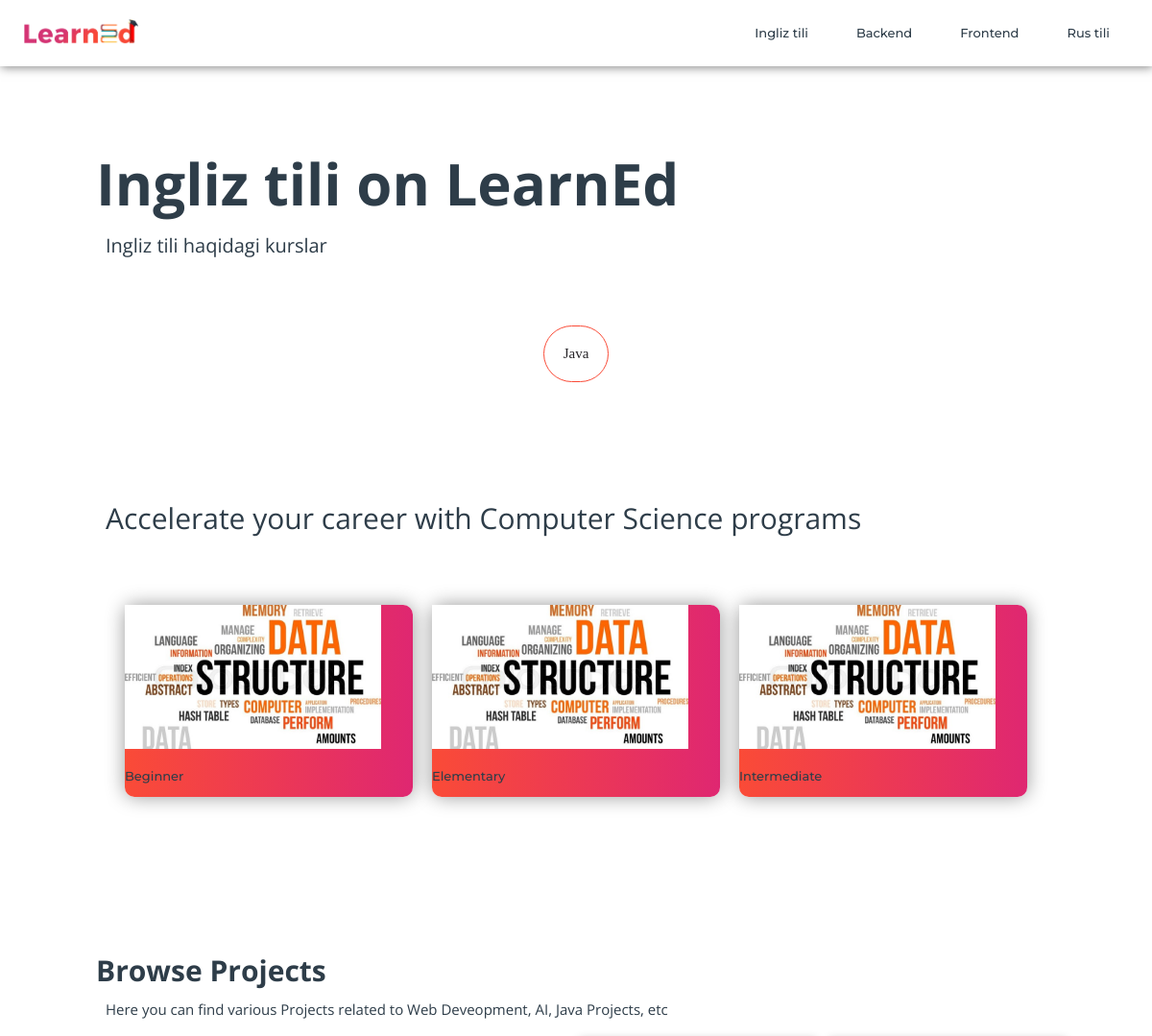
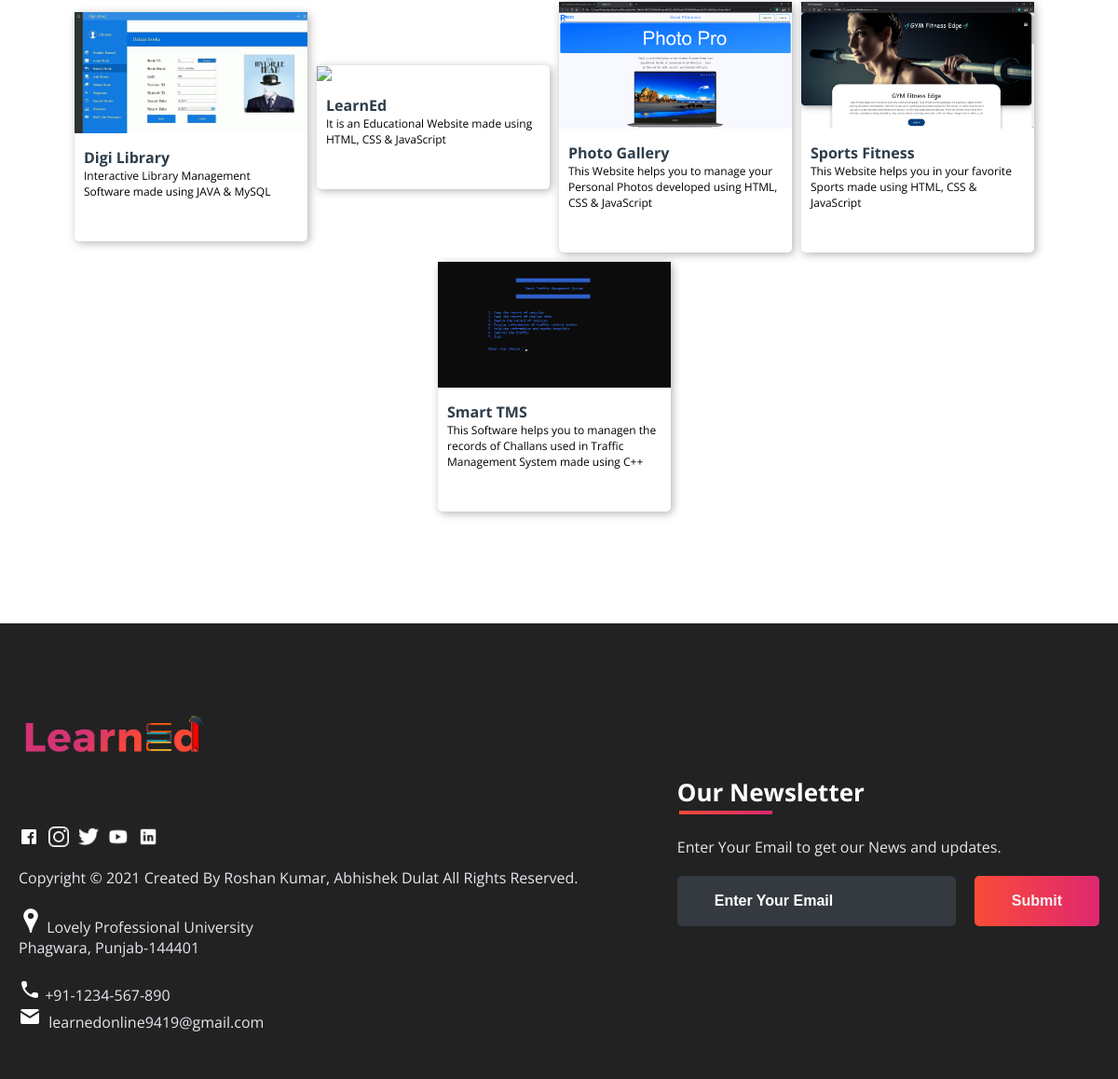
Page /course/english/ on the committed database (2 pictures, top to bottom).
### learn/models.py (models this page shows, shortened)
class CategoryModel(models.Model):  # Frontend, Backend, Ingliz tili ...
    title = models.CharField(max_length=100)
    description = models.CharField(max_length=255)
    slug = models.SlugField(unique=True, blank=True, null=True)
    class Meta:
        verbose_name = 'category'
        verbose_name_plural = 'categories'

class SubjectModel(models.Model):  # JS, Python, Java, Elementary, Beginner ...
    title = models.CharField(max_length=100)
    image = models.ImageField()
    service_id = models.ForeignKey(CategoryModel, on_delete=models.CASCADE)
    class Meta:
        verbose_name = 'subject'
        verbose_name_plural = 'subjects'

### learn/views.py (the view)
# urls.py: path('course/<str:slug>/', category_page_view, name='course_page'),
def category_page_view(request, slug):
    category = CategoryModel.objects.get(slug=slug)
    subjects = SubjectModel.objects.filter(service_id=category.id)
    cats = CategoryModel.objects.all()
    context = {
        "category": category,
        "subjects": subjects,
        "categories": cats,
    }
    return render(request, 'course.html', context=context)

### templates/course.html (shortened to what this page needs)
{% load static %}
<!DOCTYPE html>
<html>
<head>
	<link rel="stylesheet" type="text/css" href="{% static '/subjects/subjects.css' %}">
</head>
<body>
	<header>
		<div class="nav" id="nav">
			<div id="learned-logo">
			<a href="{% url 'home_page' %}"><img src="{% static '/images/icon/logo.png' %}" style="width: 120px;"></a></div>
			<ul id="list-switch">
				{% for category in categories %}
					<li><a href="{% url 'course_page' slug=category.slug %}"><img src="" class="icon">{{ category.title }}</a></li>
				{% endfor %}
			</ul>
		</div>
	</header>
	<div class="title">
		<span>{{ category.title }} on LearnEd</span>
		<div class="shortdesc">
			<p>{{ category.description }}</p>
		</div>
	</div>
	<div class="course">
			<div class="cbox">
				<div class="det"><a href="#">Java</a></div>
		</div>
	</div>
	<div class="inbt">
		Accelerate your career with Computer Science programs
	</div>
	<div class="ccard">
	<center>
		<div class="ccardbox">
			{% for subject in subjects %}
				<div class="dcard">
				<a href="{% url 'view_page' pk=subject.pk %}"><div class="fpart"><img src="{{ subject.image.url }}"></div></a>
				<a href="#"><div class="spart"></div>{{ subject.title }}</a>
			</div>
			{% endfor %}
		</div>
	</center>
	</div>
	<div class="title2" id="projects">
		<span>Browse Projects</span>
		<div class="shortdesc2">
			<p>Here you can find various Projects related to Web Deveopment, AI, Java Projects, etc</p>
		</div>
	</div>
	<div class="project-panel">
		<div class="project-card">
			<img src="{% static '/images/projects/p1.jpg' %}">
			<div class="info">
				<h4>Digi Library</h4><p>Interactive Library Management Software made using JAVA & MySQL</p>
				<div class="download"><a href="https://github.com/roshan9419" target="_blank">Download</a></div>
			</div>
		</div>
		<div class="project-card">
			<img src="{% static '/images/projects/p2.jpg' %}">
			<div class="info">
				<h4>LearnEd</h4><p>It is an Educational Website made using HTML, CSS & JavaScript</p>
				<div class="download"><a href="https://github.com/roshan9419" target="_blank">Download</a></div>
			</div>
		</div>
		<div class="project-card">
			<img src="{% static '/images/projects/p3.jpg' %}">
			<div class="info">
				<h4>Photo Gallery</h4><p>This Website helps you to manage your Personal Photos developed using HTML, CSS & JavaScript</p>
				<div class="download"><a href="https://github.com/roshan9419" target="_blank">Download</a></div>
			</div>
		</div>
		<div class="project-card">
			<img src="{% static '/images/projects/p4.jpg' %}">
			<div class="info">
				<h4>Sports Fitness</h4><p>This Website helps you in your favorite Sports made using HTML, CSS & JavaScript</p>
				<div class="download"><a href="https://github.com/roshan9419" target="_blank">Download</a></div>
			</div>
		</div>
		<div class="project-card">
			<img src="{% static '/images/projects/p5.jpg' %}">
			<div class="info">
				<h4>Smart TMS</h4><p>This Software helps you to managen the records of Challans used in Traffic Management System made using C++</p>
				<div class="download"><a href="https://github.com/roshan9419/smart_traffic" target="_blank">Download</a></div>
			</div>
		</div>
	</div>
<br><br><br><br><br>
<footer>
	<div class="footer-container">
		<div class="left-col">
			<img src="{% static '/images/icon/logo - Copy.png' %}" style="width: 200px;">
			<div class="social-media">
				<a href="#"><img src="{% static '/images/icon\fb.png' %}"></a>
				<a href="#"><img src="{% static '/images/icon\insta.png' %}"></a>
				<a href="#"><img src="{% static '/images/icon\tt.png' %}"></a>
				<a href="#"><img src="{% static '/images/icon\ytube.png' %}"></a>
				<a href="#"><img src="{% static '/images/icon\linkedin.png' %}"></a>
			</div><br><br>
			<p class="rights-text">Copyright © 2021 Created By Roshan Kumar, Abhishek Dulat All Rights Reserved.</p>
			<br><p><img src="{% static '/images/icon/location.png' %}"> Lovely Professional University<br>Phagwara, Punjab-144401</p><br>
			<p><img src="{% static '/images/icon/phone.png' %}"> +91-1234-567-890<br><img src="{% static '/images/icon/mail.png' %}">&nbsp; learnedonline9419@gmail.com</p>
		</div>
		<div class="right-col">
			<h1 style="color: #fff">Our Newsletter</h1>
			<div class="border"></div><br>
			<p>Enter Your Email to get our News and updates.</p>
			<form class="newsletter-form">
				<input class="txtb" type="email" placeholder="Enter Your Email">
				<input class="btn" type="submit" value="Submit">
			</form>
		</div>
	</div>
</footer>
</body>
</html>

### static/subjects/subjects.css (style rules this page uses)
* { box-sizing: border-box; margin: 0; padding: 0; }
html { scroll-behavior: smooth; }
body { background: #FFF; font-family: 'Open Sans', sans-serif; }
.nav { width: 100%; background-color: #fff; display: flex; flex-wrap: wrap; justify-content: space-between; align-items: center; padding: 20px 2%; position: fixed; top: 0px; z-index: 10; box-shadow: 1px 1px 10px rgba(0,0,0,0.5); }
.nav li, a, button { float: left; font-family: "Montserrat", sans-serif; font-weight: 500; font-size: 13px; color: #2E3D49; display: block; text-decoration: none; text-align: center; }
.nav ul li { list-style: none; display: inline-block; padding: 0px 20px; }
.nav ul li a { transition: all 0.3s ease 0s; }
.title { margin-top: 150px; margin-left: 100px; }
.title span { font-weight: 700; font-family: 'Open Sans', sans-serif; font-size: 60px; color: #2E3D49; }
.title .shortdesc { padding: 10px; font-family: 'Open Sans', sans-serif; font-size: 20px; color: #2E3D49; margin-bottom: 50px; }
.course { display: grid; justify-content: center; }
.cbox { display: inline-flex; flex-wrap: wrap; justify-content: center; }
.cbox .det { height: 60px; margin: 10px; background: #fff; cursor: pointer; border-radius: 50px; }
.cbox .det a { justify-content: space-around; width: 100%; padding: 20px; border-radius: 50px; border: 1px solid #FA4B37; font-size: 15px; color: #272529; font-family: cursive; text-decoration: none; }
.inbt { padding: 10px; font-family: 'Open Sans', sans-serif; font-size: 30px; color: #2E3D49; margin: 100px; margin-bottom: 50px; }
.ccard { display: flex; flex-wrap: wrap; justify-content: center; align-items: center; }
.ccardbox { display: flex; flex-wrap: wrap; justify-content: center; }
.dcard { margin: 10px; width: 300px; height: 200px; background: linear-gradient(to right, #FA4B37, #DF2771); border-radius: 10px; box-shadow: 0 0 20px rgba(0,0,0,0.4); }
.dcard .fpart { width: inherit; height: 150px; color: #000; text-align: left; overflow: hidden; }
.dcard .fpart img { width: 100%; height: 100%; }
.dcard .spart { padding: 10px; padding-right: 0px; color: #fff; text-align: left; cursor: pointer; }
.title2 { position: relative; padding-top: 150px; margin-left: 100px; }
.title2 span { font-weight: 700; font-family: 'Open Sans', sans-serif; font-size: 30px; color: #2E3D49; }
.title2 .shortdesc2 { padding: 10px; font-family: 'Open Sans', sans-serif; font-size: 15px; color: #2E3D49; margin-bottom: 10px; }
.project-panel { display: flex; flex-wrap: wrap; align-items: center; justify-content: center; }
.project-card { width: 250px; background: #fff; margin-right: 10px; margin-bottom: 10px; border-radius: 5px; cursor: pointer; box-shadow: 2px 2px 10px rgba(0,0,0,0.3); }
.project-card img { width: inherit; }
.project-card .info { padding: 10px; }
.project-card .info h4 { color: #2E3D49; }
.project-card .info p { font-size: 12px; }
.download { margin-top: 10px; display: flex; justify-content: center; }
footer { color: #E5E8EF; background: #000D; padding: 50px 0; }
footer .footer-container { max-width: 1300px; margin: auto; padding: 0 20px; display: flex; justify-content: space-between; align-items: center; flex-wrap: wrap-reverse; }
footer .social-media img { width: 22px; }
footer .social-media { margin: 20px 0; }
footer .social-media a { color: #001a21; margin-right: 10px; font-size: 22px; text-decoration: none; }
footer .right-col h1 { font-size: 26px; }
footer .border { width: 100px; height: 4px; background: linear-gradient(to right, #FA4B37, #DF2771); margin: 2px; }
footer .newsletter-form { display: flex; justify-content: center; align-items: center; flex-wrap: wrap; }
footer input::placeholder { color: white !important; }
footer .txtb { flex: 1; padding: 18px 40px; font-size: 16px; background: #343A40; border: none; font-weight: 700; outline: none; border-radius: 5px; min-width: 260px; margin-top: 20px; color: white; }
footer .btn { margin-top: 20px; padding: 18px 40px; font-size: 16px; color: #f1f1f1; background: linear-gradient(to right, #FA4B37, #DF2771); border: none; font-weight: 700; outline: none; border-radius: 5px; margin-left: 20px; cursor: pointer; transition: opacity .3s linear; }

### rows in the picture
CategoryModel: title "Ingliz tili", description "Ingliz tili haqidagi kurslar"
CategoryModel: title "Backend"
CategoryModel: title "Frontend"
CategoryModel: title "Rus tili"
SubjectModel: image (picture), title "Beginner"
SubjectModel: image (picture), title "Elementary"
SubjectModel: image (picture), title "Intermediate"
